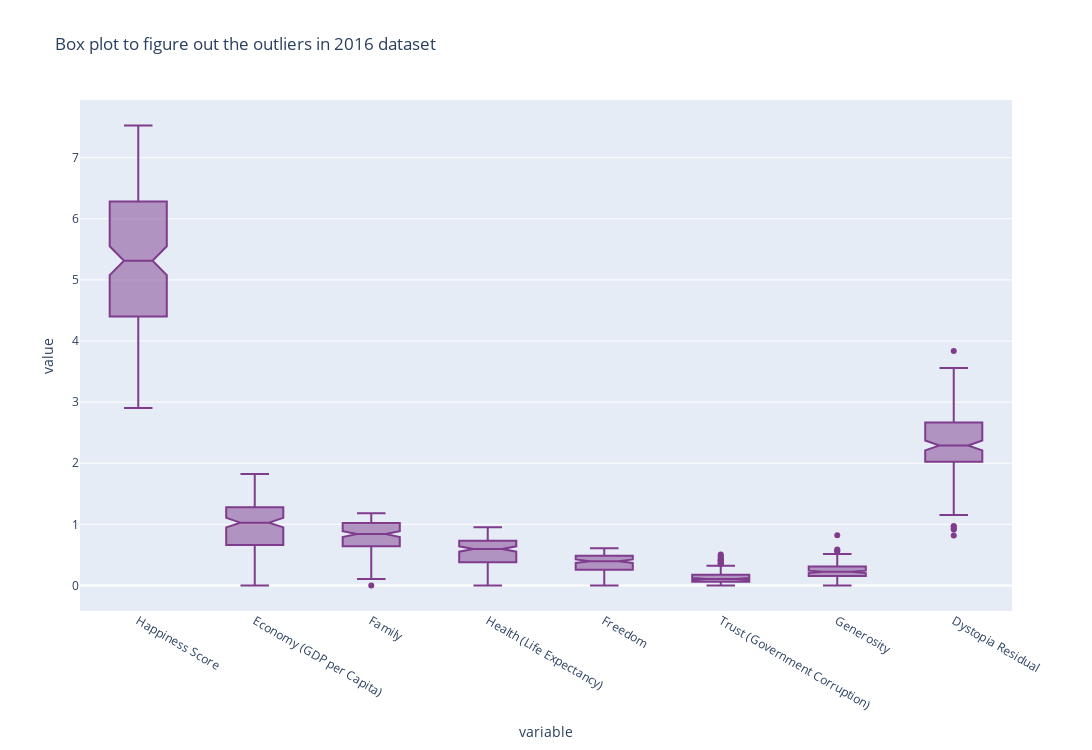

This figure's notebook cell:
### Code cell
fig = px.box(data_2016[['Happiness Score','Economy (GDP per Capita)','Family',
                            'Health (Life Expectancy)','Freedom',
                            'Trust (Government Corruption)','Generosity','Dystopia Residual']],
             notched=True, # used notched shape
             title="Box plot to figure out the outliers in 2016 dataset",
             width=1200 ,height=750,
             color_discrete_sequence=px.colors.qualitative.Bold
            )
fig.show()

### Figure 1 — Plotly figure (JSON) as saved in the notebook; plotly's stock layout.template omitted (floating-point values rounded to 4 significant figures; data arrays with more than 128 entries replaced by an {"elided": "..."} marker saying what was removed)
{"data": [{"alignmentgroup": "True", "hovertemplate": "variable=%{x}<br>value=%{y}<extra></extra>", "legendgroup": "", "marker": {"color": "rgb(127, 60, 141)"}, "name": "", "notched": true, "offsetgroup": "", "orientation": "v", "showlegend": false, "type": "box", "x": {"elided": "1256 str values"}, "x0": " ", "xaxis": "x", "y": {"elided": "1256 float values"}, "y0": " ", "yaxis": "y"}], "layout": {"boxmode": "group", "height": 750, "legend": {"tracegroupgap": 0}, "title": {"text": "Box plot to figure out the outliers in 2016 dataset"}, "width": 1200, "xaxis": {"anchor": "y", "domain": [0, 1], "title": {"text": "variable"}}, "yaxis": {"anchor": "x", "domain": [0, 1], "title": {"text": "value"}}}}
